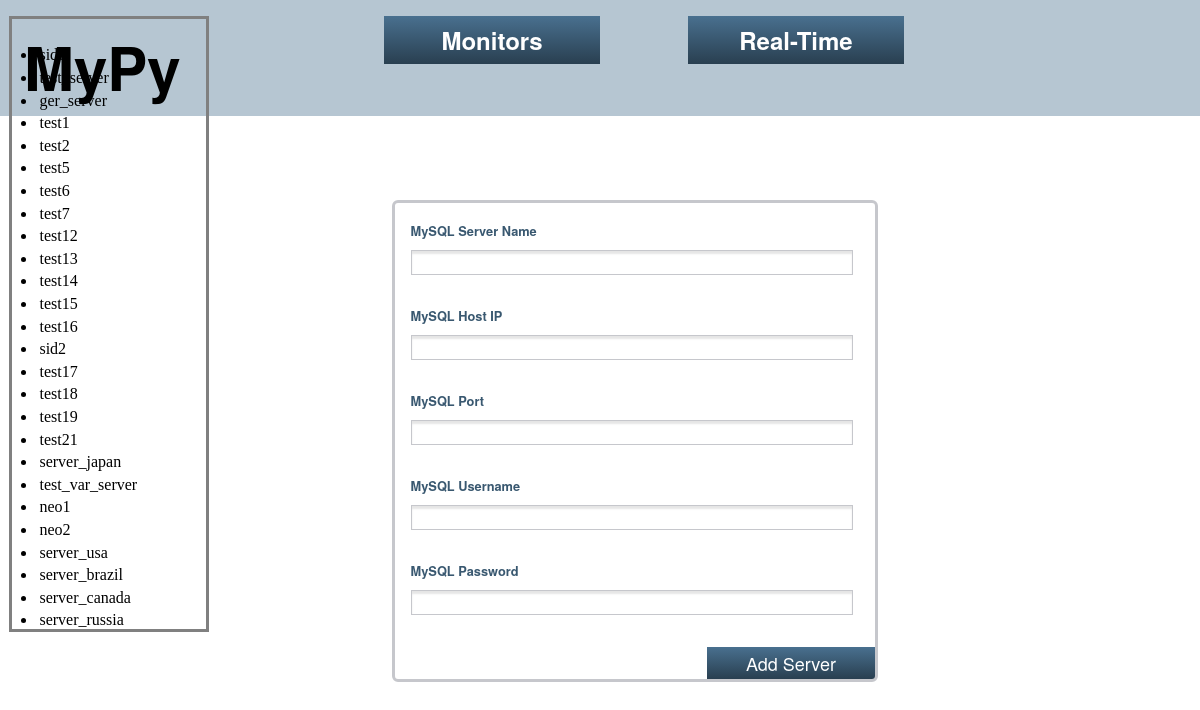
The page /mypy/add_server/ on the database its author committed.
### mypy_app/models.py (models this page shows, shortened)
class add_server(models.Model):
    mysql_server_name = models.CharField(max_length=200, unique=True, null=False)
    mysql_host = models.CharField(max_length=200, null=False)
    mysql_port = models.CharField(max_length=10, null=False, default="3306")
    mysql_user = models.CharField(max_length=200, null=False)
    mysql_password = models.CharField(max_length=200, blank=True)

### mypy_app/views.py (the view)
def adding_server(request):
    context = RequestContext(request)
    if request.method == 'POST':
        form = Add_Server_Form(request.POST)
        if form.is_valid():
            form.save(commit=True)
            current_object = add_server.objects.all()[len(add_server.objects.all())-1]
            adding_server_msg = connect_to_server(current_object)
            if "successful" not in adding_server_msg:
                current_object.delete()
            return render_to_response('mypy_app/add_server.html',
                    {
                        'form': form,
                        'add_server_info': adding_server_msg,
                        'server_list': add_server.objects.all()\
                        }, context)
        else:
            adding_server_msg = ""
            if "already exists" in str(form.errors):
                adding_server_msg = "The server name specified already exists. Please choose another name."
    else:
        form = Add_Server_Form()
        adding_server_msg = ""
    context_dict = {
            'form': form,
            'add_server_info': adding_server_msg,
            'server_list': add_server.objects.all()
            }
    return render_to_response('mypy_app/add_server.html', context_dict , context)

### mypy_app/forms.py
class Add_Server_Form(forms.ModelForm):
    mysql_server_name = forms.CharField(widget=forms.TextInput(attrs={'class' : 'input'}), \
            max_length=128, label="MySQL Server Name ")
    mysql_host = forms.CharField(widget=forms.TextInput(attrs={'class' : 'input'}), \
            max_length=128, label="MySQL Host IP ")
    mysql_port = forms.CharField(widget=forms.TextInput(attrs={'class' : 'input'}), \
            max_length=128, label="MySQL Port ")
    mysql_user = forms.CharField(widget=forms.TextInput(attrs={'class' : 'input'}), \
            max_length=128, label="MySQL Username ")
    mysql_password = forms.CharField(widget=forms.PasswordInput(attrs={'class': 'input'}), \
            label="MySQL Password ", required=False)
    class Meta:
        model = add_server
        """widget = {
                'mysql_password': forms.PasswordInput(),
                    }"""
        fields = ('mysql_server_name', 'mysql_host', 'mysql_port', 'mysql_user', 'mysql_password')

### templates/mypy_app/add_server.html (shortened to what this page needs)
<!DOCTYPE html>
{% extends "base.html" %}
{% load static %}
{% block heading %}
    <link rel="stylesheet" type="text/css" href="{% static 'css/add_server.css' %}" />
   <h1>MyPy</h1>
{% endblock %}
    {% block body_tag %}
        {% if server_list %}
            <span>
                <ul style="position:relative; width: 12vw; height: 70vh; border: 0.25vw solid gray;
                 overflow-y: auto; margin-left: 0.08vw; padding: 2.1vw;">
	             {% for server in server_list %}
	                 <li class="server_list_padding">{{ server.mysql_server_name }}</li>
	             {% endfor %}
                </ul>
        {% endif %}
        <form id="adding_server" method="post" action="/mypy/add_server/" class="input_form_css">
	        <br>
	        {% for field in form.visible_fields %}
	            <span class="label">{{ field.label }}</span> {{ field }} </br></br>
	        {% endfor %}
	        <input type="submit" name="submit" value="Add Server" class="btn" />
        </form>
            </span>
    {% endblock %}

### static/css/add_server.css (style rules this page uses)
.input_form_css { border: 0.25vw solid #c6c7cc; border-radius: 0.5vw; font: 1.6vh/1.6vw "Helvetica Neue", Helvetica, Arial, sans-serif; overflow: hidden; position: fixed; top: 25vh; float: left; width: 40vw; margin-left: 32vw; }
.label { color: #395870; display: block; font-weight: bold; margin-bottom: 1vh; margin-left: 1.3vw; }
.input { background: #fff; margin: 1vh; border: 0.23vh solid #c6c7cc; box-shadow: inset 0 0.25vw 0.25vh rgba(0, 0, 0, .1); color: #636466; padding: 0.5vh; margin-top: 0.1vh; margin-bottom: 1.6vh; margin-left: 1.3vw; width: 90%; }
.btn { display: inline-block; background: linear-gradient(#49708f, #293f50); font: 1.5vw/1.5vh "Helvetica Neue", Helvetica, Arial, sans-serif; border: 0; color: #fff; float: right; cursor: pointer; width: 14vw; height: 4vh; padding: 0.5vw 1.5vh; }
.server_list_padding { padding: 1.6%; }

### rows shown on the page
add_server: mysql_server_name "sid1"
add_server: mysql_server_name "test_server"
add_server: mysql_server_name "ger_server"
add_server: mysql_server_name "test1"
add_server: mysql_server_name "test2"
add_server: mysql_server_name "test5"
add_server: mysql_server_name "test6"
add_server: mysql_server_name "test7"
add_server: mysql_server_name "test12"
add_server: mysql_server_name "test13"
add_server: mysql_server_name "test14"
add_server: mysql_server_name "test15"
add_server: mysql_server_name "test16"
add_server: mysql_server_name "sid2"
add_server: mysql_server_name "test17"
add_server: mysql_server_name "test18"
add_server: mysql_server_name "test19"
add_server: mysql_server_name "test21"
add_server: mysql_server_name "server_japan"
add_server: mysql_server_name "test_var_server"
add_server: mysql_server_name "neo1"
add_server: mysql_server_name "neo2"
add_server: mysql_server_name "server_usa"
add_server: mysql_server_name "server_brazil"
add_server: mysql_server_name "server_canada"
add_server: mysql_server_name "server_russia"

### other values the page prints
{{ field.label }} "MySQL Server Name" "MySQL Host IP" "MySQL Port" "MySQL Username" "MySQL Password"
